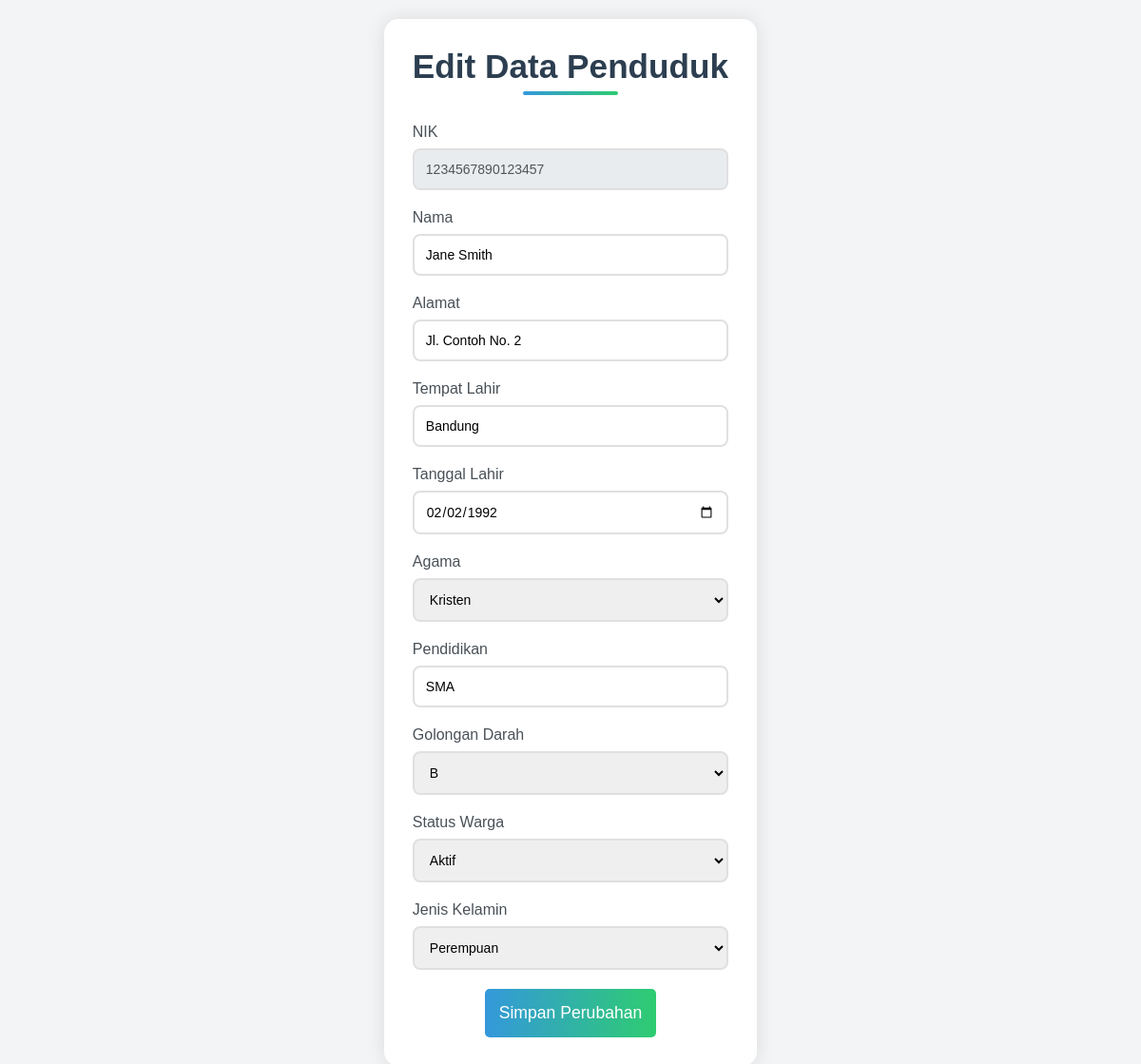
The page /admin/edit_penduduk.php?nik=1234567890123457 (signed in) on the database its author committed.
### tables this page shows
CREATE TABLE `data_penduduk` (
  `nik` varchar(20) NOT NULL,
  `nama` varchar(100) NOT NULL,
  `alamat` text NOT NULL,
  `tempat_lahir` varchar(100) NOT NULL,
  `tanggal_lahir` date NOT NULL,
  `agama` varchar(50) NOT NULL,
  `pendidikan` varchar(50) NOT NULL,
  `golongan_darah` varchar(3) DEFAULT NULL,
  `status_warga` enum('Aktif','Tidak Aktif') NOT NULL,
  `jenis_kelamin` enum('L','P') NOT NULL
);

### admin/edit_penduduk.php (the view, shortened to what this page needs)
<?php
include '../config/database.php';
if (isset($_GET['nik'])) {
    $nik = $_GET['nik'];
    $query = "SELECT * FROM data_penduduk WHERE nik = '$nik'";
    $result = mysqli_query($conn, $query);
    $data = mysqli_fetch_assoc($result);
} else {
    header('Location: data_penduduk.php');
    exit;
}
?>
<!DOCTYPE html>
<html lang="id">
<head>
    <link href="https://cdnjs.cloudflare.com/ajax/libs/font-awesome/6.0.0/css/all.min.css" rel="stylesheet">
</head>
<body>
    <div class="container">
        <h1>Edit Data Penduduk</h1>
        <form method="POST">
            <div class="form-group">
                <label>NIK</label>
                <input type="text" value="<?php echo htmlspecialchars($data['nik'], ENT_QUOTES); ?>" disabled>
            </div>
            <div class="form-group">
                <label>Nama</label>
                <input type="text" name="nama" value="<?php echo htmlspecialchars($data['nama'], ENT_QUOTES); ?>" required>
            </div>
            <div class="form-group">
                <label>Alamat</label>
                <input type="text" name="alamat" value="<?php echo htmlspecialchars($data['alamat'], ENT_QUOTES); ?>" required>
            </div>
            <div class="form-group">
                <label>Tempat Lahir</label>
                <input type="text" name="tempat_lahir" value="<?php echo htmlspecialchars($data['tempat_lahir'], ENT_QUOTES); ?>" required>
            </div>
            <div class="form-group">
                <label>Tanggal Lahir</label>
                <input type="date" name="tanggal_lahir" value="<?php echo htmlspecialchars($data['tanggal_lahir'], ENT_QUOTES); ?>" required>
            </div>
            <div class="form-group">
                <label>Agama</label>
                <select name="agama" required>
                    <option value="Kristen" <?php echo $data['agama'] == 'Kristen' ? 'selected' : ''; ?>>Kristen</option>
                </select>
            </div>
            <div class="form-group">
                <label>Pendidikan</label>
                <input type="text" name="pendidikan" value="<?php echo htmlspecialchars($data['pendidikan'], ENT_QUOTES); ?>" required>
            </div>
            <div class="form-group">
                <label>Golongan Darah</label>
                <select name="golongan_darah" required>
                    <option value="B" <?php echo $data['golongan_darah'] == 'B' ? 'selected' : ''; ?>>B</option>
                </select>
            </div>
            <div class="form-group">
                <label>Status Warga</label>
                <select name="status_warga" required>
                    <option value="Aktif" <?php echo $data['status_warga'] == 'Aktif' ? 'selected' : ''; ?>>Aktif</option>
                </select>
            </div>
            <div class="form-group">
                <label>Jenis Kelamin</label>
                <select name="jenis_kelamin" required>
                    <option value="P" <?php echo $data['jenis_kelamin'] == 'P' ? 'selected' : ''; ?>>Perempuan</option>
                </select>
            </div>
            <button type="submit" class="btn-submit">Simpan Perubahan</button>
        </form>
    </div>
</body>
</html>

### admin/edit_penduduk.php (style rules this page uses)
* { margin: 0; padding: 0; box-sizing: border-box; font-family: 'Poppins', sans-serif; }
body { background-color: #f3f4f6; min-height: 100vh; display: flex; justify-content: center; align-items: center; padding: 20px; }
.container { max-width: 800px; background: white; padding: 30px; border-radius: 15px; box-shadow: 0 0 20px rgba(0, 0, 0, 0.1); }
h1 { color: #2c3e50; text-align: center; margin-bottom: 30px; font-size: 2.2em; position: relative; padding-bottom: 10px; }
h1::after { content: ''; position: absolute; bottom: 0; left: 50%; transform: translateX(-50%); width: 100px; height: 4px; background: linear-gradient(90deg, #3498db, #2ecc71); border-radius: 2px; }
.form-group { margin-bottom: 20px; }
label { display: block; margin-bottom: 8px; color: #495057; font-weight: 500; }
input[type="text"], input[type="date"], select { width: 100%; padding: 12px; border: 2px solid #e0e0e0; border-radius: 8px; font-size: 14px; transition: border-color 0.3s, box-shadow 0.3s; }
input:disabled { background-color: #e9ecef; }
.btn-submit { background: linear-gradient(90deg, #3498db, #2ecc71); color: white; border: none; padding: 15px; font-size: 1.1em; cursor: pointer; transition: transform 0.2s ease; display: block; margin: 0 auto; border-radius: 5px; }

### rows shown on the page
data_penduduk: nik "1234567890123457", nama "Jane Smith", alamat "Jl. Contoh No. 2", tempat_lahir "Bandung", tanggal_lahir "02/02/1992", agama "Kristen", pendidikan "SMA", golongan_darah "B", status_warga "Aktif", jenis_kelamin "Perempuan"
